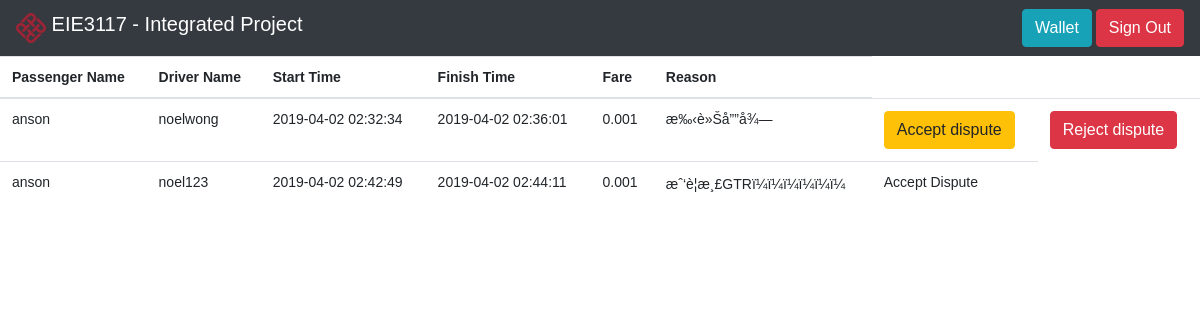
/driver/driver_history.php (signed in), run on the app's committed database.
### tables this page shows
CREATE TABLE `history` (
  `requestNo` int(11) NOT NULL,
  `passengerName` varchar(20) NOT NULL,
  `driverName` varchar(20) NOT NULL,
  `pickup_location` text NOT NULL,
  `destination` text NOT NULL,
  `pickup_time` date NOT NULL,
  `tips` double NOT NULL,
  `startTime` datetime NOT NULL,
  `finishTime` datetime NOT NULL,
  `fare` double NOT NULL,
  `status` int(11) NOT NULL COMMENT 'Request = 0, Confirmed = 1, Cancelled = 2, Finished = 3, Dispute = 4, Accept_dispute = 5, Reject_dispute = 6',
  `reason` varchar(200) NOT NULL
);

### driver/driver_history.php (the view, shortened to what this page needs)
<?php
require_once "../config.php";
?>
<!DOCTYPE html>
<html>
<head>
  <link rel="stylesheet" href="https://stackpath.bootstrapcdn.com/bootstrap/4.1.1/css/bootstrap.min.css">
</head>
<body>
  <nav class="navbar navbar-dark bg-dark sticky-top" >
      <div class="navbar-brand" >
        <a href="../home.php" class="btn_home">
          <img src="photo/polyu.png" width="30" height="30" class="d-inline-block align-top" alt="">
          EIE3117 - Integrated Project
        </a>
      </div>
      <ul class="nav justify-content-end">
        <li class="nav-item">
          <button onclick="window.location.href='.././wallet/save-wallet.php'" type="button" class="btn btn-info">Wallet</button>
         <a href="logout.php" class="btn btn-danger">Sign Out</a>
        </li>
      </ul>
  </nav>
 <table class="table table-striped table-hover">
        <thead>
            <tr>
                <th>Passenger Name</th>
                <th>Driver Name</th>
                <th>Start Time</th>
                <th>Finish Time</th>
                <th>Fare</th>
                <th>Reason</th>
            </tr>
<?php
$sql = "SELECT * FROM history WHERE status = 4";
    if($stmt = $pdo->prepare($sql)){
  $stmt->bindParam(":username", $param_username, PDO::PARAM_STR);
    $param_username = $_SESSION["username"];
    if($stmt->execute())
    {
        if($stmt->rowCount() >= 1)
        {
            $records = $stmt->fetchAll();
            foreach ($records as $record) {
                echo "<tr>";
                echo "<td>";
                echo $record['passengerName'];
                echo "</td>";
                  echo "<td>";
                echo $record['driverName'];
                echo "</td>";
                echo "<td>";
                echo $record['startTime'];
                echo "</td>";
                echo "<td>";
                echo $record['finishTime'];
                echo "</td>";
                echo "<td>";
                echo $record['fare'];
                echo "</td>";
                   echo "<td>";
                echo $record['reason'];
                echo "</td>";
               echo "<td>";
                echo "<form action='driver_accept_dispute.php' method='post'>";
                echo "<button type='submit' onclick='window.location.href='./driver_confirmed.php'' class='btn  btn-warning'>Accept dispute</button>";
                echo "</form>";
                echo "</td>";
                echo "<td>";
                echo "<form action='driver_reject_dispute.php' method='post'>";
                echo "<button type='submit_reject' onclick='window.location.href='./driver_confirmed.php'' class='btn btn-danger'>Reject dispute</button>";
                echo "</form>";
                echo "</td>";
                echo "</tr>";
            }
        }
    }
}
?>
<?php
$sql = "SELECT * FROM history WHERE status = '3' OR  status = '5' OR status = '6'";
    if($stmt = $pdo->prepare($sql)){
  $stmt->bindParam(":username", $param_username, PDO::PARAM_STR);
    if($stmt->execute())
    {
        if($stmt->rowCount() >= 1)
        {
            $records = $stmt->fetchAll();
            foreach ($records as $record) {
                echo "<tr>";
                echo "<td>";
                echo $record['passengerName'];
                echo "</td>";
                  echo "<td>";
                echo $record['driverName'];
                echo "</td>";
                echo "<td>";
                echo $record['startTime'];
                echo "</td>";
                echo "<td>";
                echo $record['finishTime'];
                echo "</td>";
                echo "<td>";
                echo $record['fare'];
                echo "</td>";
                echo "<td>";
                echo $record['reason'];
                echo "</td>";
                      if ($record['status'] == '5'){
                          $Accept = "Accept Dispute";
                          echo "<td>";
                          echo $Accept;
                          echo "</td>";
                        }
                echo "</tr>";
            }
        }
    }
}
?>
        </thead>
  </table>
</body>
</html>

### driver/driver_history.php (style rules this page uses)
body { font: 14px sans-serif; }
.btn_home:link { color: white; text-decoration: none; font-weight: normal }

### data on the page
history: passengerName "anson", driverName "noelwong", startTime "2019-04-02 02:32:34", finishTime "2019-04-02 02:36:01", fare "0.001", reason "æ‰‹è»Šå””å¾—"
history: passengerName "anson", driverName "noel123", startTime "2019-04-02 02:42:49", finishTime "2019-04-02 02:44:11", fare "0.001", reason "æˆ‘è¦æ¸£GTRï¼ï¼ï¼ï¼ï¼ï¼", status "Accept Dispute"
